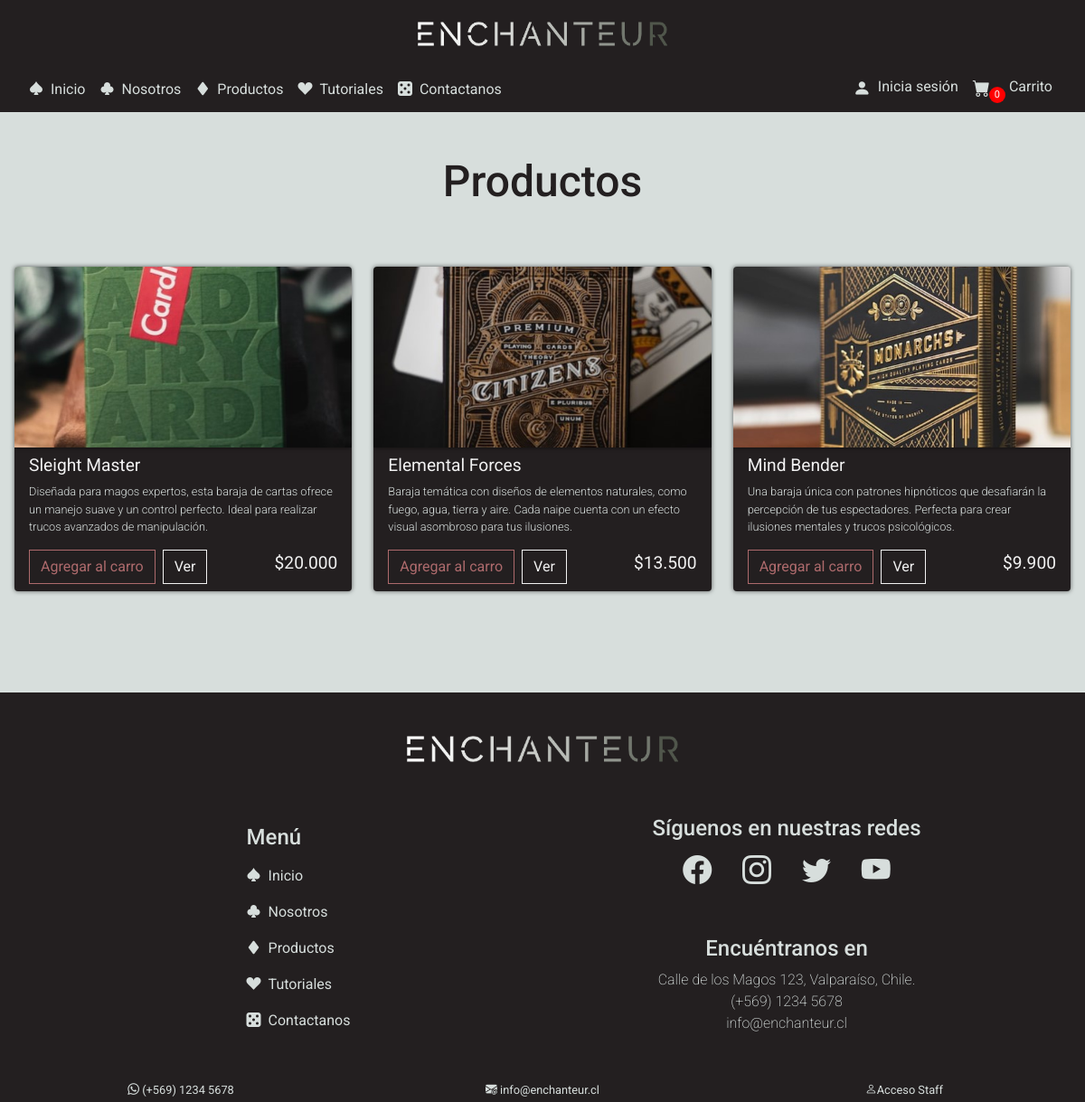
/store/, run on an earlier commit of the app's database.
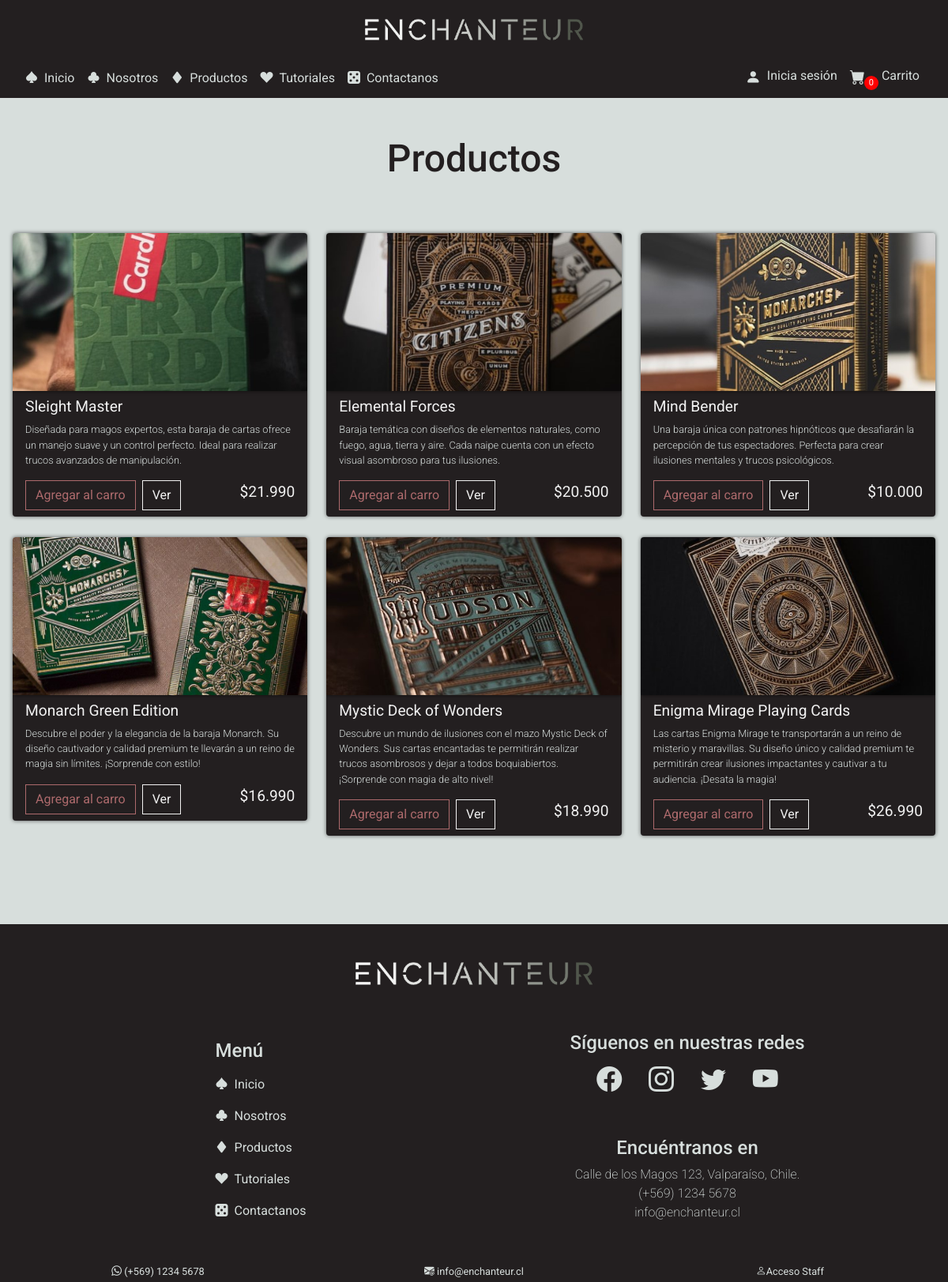
And on a later commit of the database.
### store/models.py (models this page shows, shortened)
class Product(models.Model):
    name = models.CharField(max_length = 50, null=True)
    description = models.CharField(max_length = 200, null=True)
    price = models.IntegerField()
    image = models.ImageField(null=True, blank=True, upload_to='products-img/')
    featured = models.BooleanField(default=False, null=True, blank=False)

### store/views.py (the view)
# urls.py: path('', include('store.urls')),
def store(request):
    if request.user.is_authenticated:
        customer = request.user.customer
        order, created = Order.objects.get_or_create(customer = customer, complete = False)
        items = order.orderitem_set.all()
        cartItems = order.get_cart_items
    else:
        cookieData = cookieCart(request)
        cartItems = cookieData['cartItems']
    products = Product.objects.all()
    context = {'products': products, 'cartItems': cartItems}
    return render(request, 'store/store.html', context)

### store/utils.py (called while the page is built, shortened)
def cookieCart(request):
    try:
        cart = json.loads(request.COOKIES['cart'])
    except:
        cart = {}
    items = []
    order = {'get_cart_total':0, 'get_cart_items':0}
    cartItems = order['get_cart_items']
    return {'cartItems': cartItems, 'order': order, 'items': items}

### store/templates/store/store.html
{% extends 'home/main.html' %}
{% load static %}
{% load humanize %}
{% block content %}
<div class="bg-products py-5">
    <div class="container">
        <div class="row">
            <div class="col-12">
                <h1 class="text-center title-dark">
                    Productos
                </h1>
            </div>
        </div>
    </div>
    <div class="container-fluid content-container py-lg-5 px-3">
        <div class="row products-shelf ">
            {% for product in products %}
            <div class="col-lg-4 col-md-6 col-12 pb-3">
                <div class="product-card">
                    <img class="thumbnail" src="{{product.image.url}}">
                    <div class="box-element product">
                        <h6 class="lead-light"><strong>{{product.name}}</strong></h6>
                        <p class="description">{{product.description}}
                        </p>
                        <div class="d-flex justify-content-between">
                            <div class="buttons d-flex gap-2">
                                <button class="box-text btn btn-outline-secondary add-btn update-cart"
                                    data-product="{{product.id}}" data-action="add">Agregar al carro</button>
                                <a class="box-text btn btn-outline-success" href="#">Ver</a>
                            </div>
                            <h4 class="price lead-light d-flex align-items-center"><strong>${{product.price|intcomma}}</strong></h4>
                        </div>
                    </div>
                </div>
            </div>
            {% endfor %}
        </div>
    </div>
</div>
{% endblock %}

### home/templates/home/main.html (shortened to what this page needs)
{% load static %}
<!DOCTYPE html>
<html lang="es">
<head>
    <link rel="stylesheet" href="{% static 'assets/css/reset.css' %}" />
    <link rel="stylesheet" href="{% static 'assets/css/normalize.css' %}" />
    <link rel="stylesheet" href="https://cdn.jsdelivr.net/npm/bootstrap-icons@1.10.4/font/bootstrap-icons.css">
    <link rel="stylesheet" href="{% static 'assets/css/style.css' %}" />
    <link rel="stylesheet" href="{% static 'assets/css/pages/products/products-main.css' %}">
    <link rel="stylesheet" href="{% static 'assets/css/custom.css' %}">
    <link rel="stylesheet" href="{% static 'assets/css/elements/buttons.css' %}">
    <link rel="stylesheet" href="{% static 'assets/css/header.css' %}">
    <link rel="stylesheet" href="{% static 'assets/css/nav/navbar.css' %}">
    <link rel="stylesheet" href="{% static 'assets/css/nav/offcanvasNavbar.css' %}">
    <link rel="stylesheet" href="{% static 'assets/css/footer/footer.css' %}">
    <link rel="stylesheet" href="{% static 'assets/css/typography/title.css' %}">
    <link rel="stylesheet" href="{% static 'assets/css/typography/lead.css' %}">
</head>
<body>
    <header>
        <div class="contact-bar container-fluid text-center py-1 fixed-bottom">
            <div class="row align-items-center">
                <div class="header-contact col">
                    <i class="icon-header bi bi-whatsapp"></i>
                    <a href="https://wa.me/56912345678" aria-label="Chatea por WhatsApp">(+569) 1234 5678</a>
                </div>
                <div class="header-contact col">
                    <i class="icon-header bi bi-envelope-at-fill"></i>
                    <a href="mailto:info@enchanteur.cl">
                        info@enchanteur.cl
                    </a>
                </div>
                <div class="header-contact accesoStaff col">
                    {% if user.is_authenticated %}
                    <a href="{% url 'staff' %}" class="icon-header bi bi-person">Acceso Staff</a>
                    {% else %}
                    <a href="{% url 'signin_staff' %}" class="icon-header bi bi-person">Acceso Staff</a>
                    {% endif %}
                </div>
            </div>
        </div>
        <a class="logo container-fluid justify-content-center  d-flex py-2" href="{% url 'home' %}">
            <img class="img-fluid" src="{% static 'assets/img/enchanteur-full-logo.png' %}" alt="Logo de Enchanteur">
        </a>
    </header>
    <nav class="navbar
navbar-expand-lg navbar-dark" id="navbar-top">
        <div class="container-fluid px-lg-4">
            <div class="nav-menu d-none d-lg-flex">
                <ul class="nav navbar-nav">
                    <li class="nav-item">
                        <a class="nav-link d-flex gap-2" aria-current="page" href="{% url 'home' %}"><i
                                class="bs bi-suit-spade-fill"></i>
                            Inicio</a>
                    </li>
                    <li class="nav-item">
                        <a class="nav-link d-flex gap-2" aria-current="page" href="{% url 'aboutUs' %}"><i
                                class="bs bi-suit-club-fill"></i>Nosotros</a>
                    </li>
                    <li class="nav-item">
                        <a class="nav-link d-flex gap-2" aria-current="Productos" href="{% url 'store' %}"><i
                                class="bs bi-suit-diamond-fill"></i>Productos</a>
                    </li>
                    <li class="nav-item">
                        <a class="nav-link d-flex gap-2" aria-current="page" href="{% url 'home' %}"><i
                                class="bs bi-suit-heart-fill"></i>Tutoriales</a>
                    </li>
                    <li class="nav-item">
                        <a class="nav-link d-flex gap-2" aria-current="page" href="{% url 'home' %}"><i
                                class="bs bi-dice-5-fill"></i>Contactanos</a>
                    </li>
                </ul>
            </div>
            <div class="nav-shop me-1">
                <ul class="nav-shop navbar-nav flex-row gap-3 gap-lg-0">
                    {% if user.is_authenticated %}
                    <li class="nav-item">
                        <a class="nav-link d-none d-lg-flex gap-2" href="{% url 'signout' %}"><i
                                class="bs bi-person-fill"></i>
                            <span class="d-none d-lg-flex">Cerrar sesión</span></a>
                    </li>
                    {% else %}
                    <li class="nav-item">
                        <a class="nav-link d-none d-lg-flex gap-2" href="{% url 'signin' %}"><i
                                class="bs bi-person-fill"></i>
                            <span class="d-none d-lg-flex">Inicia sesión</span></a>
                    </li>
                    {% endif %}
                    <li class="nav-item">
                        <a class="nav-link d-flex gap-1" id="nav-link-cart" href="{% url 'cart' %}">
                            <i class="bs bi-cart-fill"></i>
                            <div>
                                <span id="cart-total">{{cartItems}}</span>
                            </div>
                            <div>
                                <span class="d-none d-lg-flex" id="cart-link-text">Carrito</span>
                            </div>
                        </a>
                    </li>
                </ul>
            </div>
        </div>
    </nav>
    {% block content %}
    {% endblock content %}
    <footer>
        <div class="container-fluid p-5">
            <div class="navbar-brand logo-footer d-flex justify-content-center mb-5">
                <img class="img-fluid" src="{% static 'assets/img/enchanteur-full-logo.png' %}" alt="Logo" width="300">
            </div>
            <div class="footer-content container-fluid text-center">
                <div class="nav-menu-footer d-none d-lg-flex justify-content-center col">
                    <div>
                        <h1 class="footer-title text-start">Menú</h1>
                        <ul class="nav navbar-nav">
                            <li class="nav-item">
                                <a class="nav-link d-flex gap-2" aria-current="page" href="{% url 'home' %}"><i
                                        class="bs bi-suit-spade-fill"></i>
                                    Inicio</a>
                            </li>
                            <li class="nav-item">
                                <a class="nav-link d-flex gap-2" aria-current="page" href="#aboutus"><i
                                        class="bs bi-suit-club-fill"></i>Nosotros</a>
                            </li>
                            <li class="nav-item">
                                <a class="nav-link d-flex gap-2" aria-current="page" href="#carouselProducts"><i
                                        class="bs bi-suit-diamond-fill"></i>Productos</a>
                            </li>
                            <li class="nav-item">
                                <a class="nav-link d-flex gap-2" aria-current="page" href="#carouselTutorials"><i
                                        class="bs bi-suit-heart-fill"></i>Tutoriales</a>
                            </li>
                            <li class="nav-item">
                                <a class="nav-link d-flex gap-2" aria-current="page" href="{% url 'home' %}"><i
                                        class="bs bi-dice-5-fill"></i>Contactanos</a>
                            </li>
                        </ul>
                    </div>
                </div>
                <div class="footer-info d-lg-flex col">
                    <div class="rss">
                        <h1 class="footer-title text-center text-lg-start">Síguenos en nuestras redes</h1>
                        <div class="footer-rss d-flex justify-content-evenly">
                            <a href="#"><i class="bs bi-facebook"></i></a>
                            <a href="#"><i class="bs bi-instagram"></i></a>
                            <a href="#"><i class="bs bi-twitter"></i></a>
                            <a href="#"><i class="bs bi-youtube"></i></a>
                        </div>
                    </div>
                    <div class="info">
                        <h1 class="footer-title text-center">Encuéntranos en</h1>
                        <p>Calle de los Magos 123, Valparaíso, Chile.
                            <br>
                            (+569) 1234 5678
                            <br>
                            info@enchanteur.cl
                        </p>
                    </div>
                </div>
            </div>
    </footer>
</body>
</html>

### static/assets/css/pages/products/products-main.css (style rules this page uses)
.box-element { background-color: var(--bg-color-primary); border-radius: 4px; padding: 0.5rem 1rem; box-shadow: 0 0 5px 0 rgba(0,0,0,0.6); }
.thumbnail { width: 100%; height: 200px; object-fit: cover; border-radius: 4px 4px 0 0; box-shadow: 0 0 5px 0 rgba(0,0,0,0.6); }
.product { border-radius: 0 0 4px 4px; }
#cart-total { display: block; text-align: center; color:#fff; background-color: red; width: 24px; height: 23px; border-radius: 50%; font-size: 14px; text-decoration: none !important; }
.col-lg-4, .col-lg-6, .col-lg-8, .col-lg-12 { margin-top: 10px; }
.btn { border-radius: 0; }
.bg-products { width: 100%; background-color: var(--bg-color-secondary); }
.description { font-size: 0.8rem; font-weight: 300; color: var(--text-color-primary) }
.btn-outline-success { border-color: var(--text-color-accent); color: var(--text-color-accent); }
.btn-outline-secondary { border-color: var(--text-color-tertiary); color: var(--text-color-tertiary); }

### static/assets/css/custom.css (style rules this page uses)
* { --bg-color-primary: #231f20; --bg-color-secondary: #d7dedc; --bg-color-tertiary: #1a1818; --text-color-primary: #d7dedc; --text-color-secondary: #231f20; --text-color-tertiary: #ad6a6c; --text-color-accent: #f2f2f2; font-family: "roboto", sans-serif; }
body { background-color: var(--bg-color-primary); }

### static/assets/css/header.css (style rules this page uses)
header { background-color: var(--bg-color-primary); padding: 1rem 0; }
.contact-bar { font-size: 0.8rem; background-color: var(--bg-color-primary); }
.icon-header { color: var(--text-color-primary); }
.header-contact a { color: var(--text-color-primary); text-decoration: none; }
.logo { max-width: 200px; }
@media (min-width: 768px) { .logo { max-width: 25%; } }

### static/assets/css/nav/navbar.css (style rules this page uses)
.navbar { padding: 0.1rem 0 0.1rem 0; background-color: var(--bg-color-primary); top: 20; }
.nav-item a { color: var(--text-color-primary); }
.nav-shop i { font-size: 1.2rem; }
#cart-total { display: block; text-align: center; color: #fff; background-color: red; width: 18px; height: 18px; border-radius: 50%; font-size: 11px; text-decoration: none; margin-top: 12px; margin-left: -5px; padding-top: 1px; font-style: normal; }

### static/assets/css/footer/footer.css (style rules this page uses)
footer .container-fluid { min-height: 35vh; background-color: var(--bg-color-primary); }
footer .footer-title { font-size: 1.5rem; color: var(--text-color-primary); }
.info p { font-size: 1rem; color: var(--text-color-primary); font-weight: 200; }
.footer-rss i { font-size: 2rem; color: var(--text-color-primary); }
.footer-info { flex-direction: column; align-items: center; gap: 3rem; }
@media (min-width: 768px) { footer .footer-info { display: flex; flex-direction: column; align-items: center; justify-content: space-evenly; } }
@media (min-width: 992px) { .footer-content { display: flex; justify-content: space-between; align-items: center; } }

### static/assets/css/typography/title.css (style rules this page uses)
.title-dark { color: var(--text-color-secondary); font-size: 2.5rem; }
@media screen and (min-width: 768px) { .title-light, .title-dark { font-size: 3rem; } }

### static/assets/css/typography/lead.css (style rules this page uses)
.lead-light { color: var(--text-color-accent); font-size: 1.2rem; font-weight: 300; }

What changed in the data, as far as the page shows it:
changed Product "Sleight Master": price "20.000" → "21.990"
changed Product "Elemental Forces": price "13.500" → "20.500"
changed Product "Mind Bender": price "9.900" → "10.000"
added Product: image (picture), name "Monarch Green Edition", description "Descubre el poder y la elegancia de la baraja Monarch. Su diseño cautivador y calidad premium te llevarán a un reino de magia sin límites. ¡Sorprende con estilo!", price "16.990"
added Product: image (picture), name "Mystic Deck of Wonders", description "Descubre un mundo de ilusiones con el mazo Mystic Deck of Wonders. Sus cartas encantadas te permitirán realizar trucos asombrosos y dejar a todos boquiabiertos. ¡Sorprende con magia de alto nivel!", price "18.990"
added Product: image (picture), name "Enigma Mirage Playing Cards", description "Las cartas Enigma Mirage te transportarán a un reino de misterio y maravillas. Su diseño único y calidad premium te permitirán crear ilusiones impactantes y cautivar a tu audiencia. ¡Desata la magia!", price "26.990"
